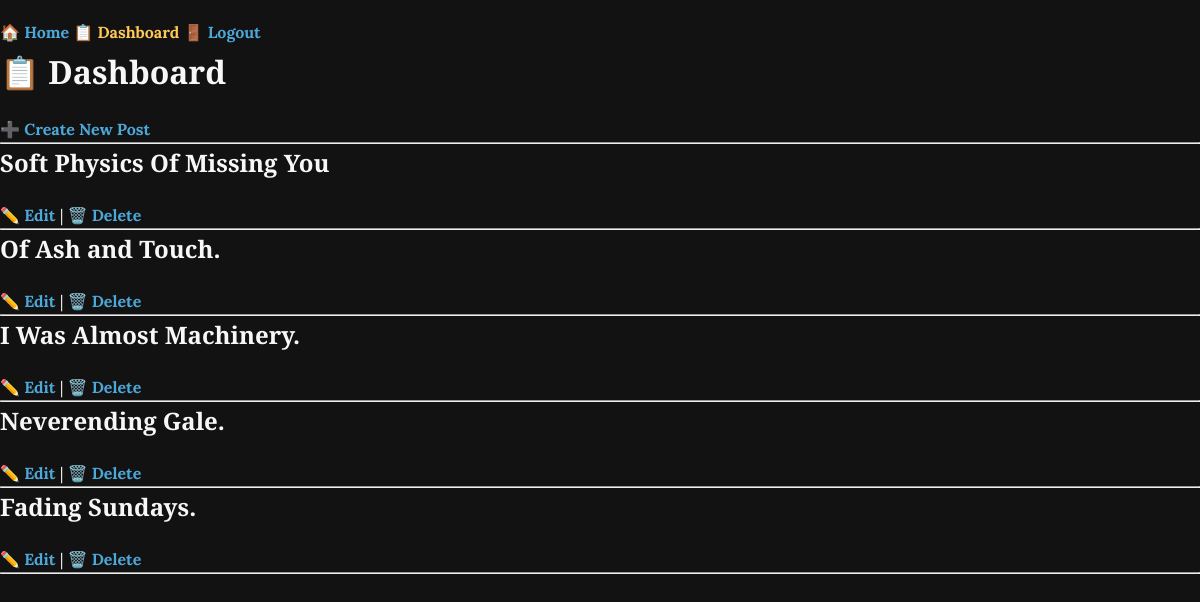
Screenshot of /admin/dashboard (signed in) with the database file from the repository.
### app.py (models this page shows)
class Post(db.Model):
    id = db.Column(db.Integer, primary_key=True)
    title = db.Column(db.String(100), nullable=False)
    content = db.Column(db.Text, nullable=False)

### app.py (the view)
@app.route('/admin/dashboard')
def dashboard():
    if not session.get('logged_in'):
        return redirect('/admin/login')
    posts = Post.query.all()
    return render_template('dashboard.html', posts=posts)

### Templates/dashboard.html (shortened to what this page needs)
{% extends 'base.html' %}
{% block content %}
    <h1>📋 Dashboard</h1>
    <a href="{{ url_for('create') }}">➕ Create New Post</a>
    <hr>
    {% for post in posts %}
        <div class="post">
            <h2>{{ post.title }}</h2>
            <a href="{{ url_for('edit', post_id=post.id) }}">✏️ Edit</a> |
            <a href="{{ url_for('delete', post_id=post.id) }}">🗑️ Delete</a>
        </div>
        <hr>
    {% else %}
        <p>No posts yet.</p>
    {% endfor %}
{% endblock %}

### static/style.css (style rules this page uses)
* { margin: 0; padding: 0; box-sizing: border-box; }
body { background-color: #121212; color: #f0f0f0; font-family: 'Lora', serif; line-height: 1.6; padding: 0; margin: 0; }
h1, h2 { font-family: 'Playfair Display', serif; color: #f7f7f7; margin-bottom: 20px; }
a { color: #4da8da; text-decoration: none; font-weight: bold; }

### rows the page displays
Post: title "Soft Physics Of Missing You"
Post: title "Of Ash and Touch."
Post: title "I Was Almost Machinery."
Post: title "Neverending Gale."
Post: title "Fading Sundays."
